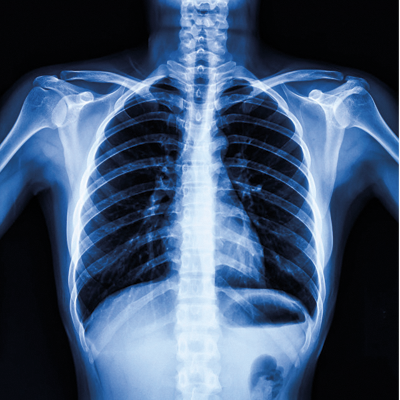
#> input picture LAB2/pictures_src/x-ray.png, 400 x 400 px, found by its file name; its folder holds 5 pictures in this run
$ python main.py   (older library calls are emulated)
#> lines starting #> are read from the running program, lines starting #| are printed output that depends on the picture; after the words box and inside, x2 and y2 are one past the last pixel; in counts of white or black regions, pixels touching at a corner belong together
import os
import numpy as np
import cv2
import copy
import time

input_folder = 'LAB2/pictures_src/'
output_folder = 'LAB2/pictures_results/'

def load_image(image_name):
#> called with image_name = 'x-ray.png'
    return cv2.imread(os.path.join(input_folder, image_name))
#> returned value is the input picture: shape (400, 400, 3); mean B, G, R 112.4, 84.8, 64.5

def save_image(image, image_name):
    output_path = os.path.join(output_folder, image_name)
    cv2.imwrite(output_path, image)

# Приведение изображения к полутоновому
def to_grayscale(image):
    grayscale = 0.299 * image[:, :, 2] + 0.587 * image[:, :, 1] + 0.114 * image[:, :, 0]
    return grayscale.astype(np.uint8)
#> returned value: shape (400, 400)

# Бинаризация изображения
def binarize_image(grayscale_image, threshold=128):
#> called with threshold = 108
    binary_image = grayscale_image > threshold
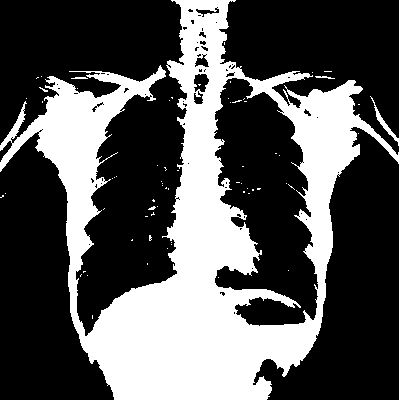
#> binary_image: shape (400, 400) bool; 34% white; 66 white regions (63 under 20 px), largest, box (x1, y1, x2, y2) and area: (0, 0, 400, 400) 54075, (315, 76, 335, 79) 33, (71, 77, 88, 79) 28
    return binary_image.astype(np.uint8) * 255

# Адаптивная бинаризация Брэдли и Рота
def bradley_roth_binarization(image, window_size=15, threshold_coeff=0.85):
    # Преобразование в оттенки серого, если необходимо
#> called with window_size = 15, threshold_coeff = 0.85
    if len(image.shape) == 3:
        gray = cv2.cvtColor(image, cv2.COLOR_BGR2GRAY)
    else:
        gray = image.copy()

    height, width = gray.shape
#> height = 400; width = 400

    # Установка размера окна (1/8 минимального размера изображения)
    if window_size is None:
        window_size = max(1, min(width, height) // 8)

    # Создание интегрального изображения
    integral_image = cv2.integral(gray, cv2.CV_64F)

    # Вычисление половины размера окна
    half_window = window_size // 2

    # Инициализация бинарного изображения
    binary = np.zeros_like(gray, dtype=np.uint8)

    for y in range(height):
        for x in range(width):
            # Определение границ окна
            x1 = max(0, x - half_window)
            x2 = min(width, x + half_window + 1)
            y1 = max(0, y - half_window)
            y2 = min(height, y + half_window + 1)

            # Вычисление суммы в окне
            total = integral_image[y2, x2] - integral_image[y1, x2] - integral_image[y2, x1] + integral_image[y1, x1]

            # Количество пикселей в окне
            count = (x2 - x1) * (y2 - y1)

            # Расчет порога
            threshold = total / count * threshold_coeff

            # Применение порога
            if gray[y, x] < threshold:
                binary[y, x] = 0
            else:
                binary[y, x] = 255
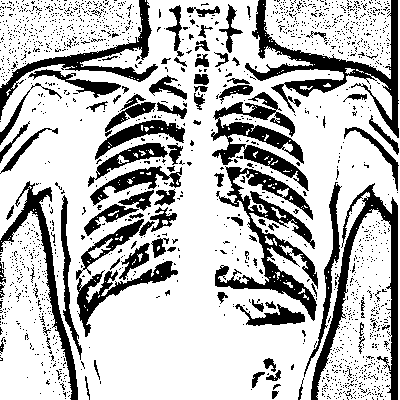
#> binary: shape (400, 400); 73.9% white; 1820 black regions (1729 under 20 px), largest, box (x1, y1, x2, y2) and area: (215, 166, 318, 321) 4644, (245, 0, 399, 138) 4250, (311, 183, 398, 400) 3594

    return binary

image_name = 'x-ray.png'

image = load_image(image_name)

grayscale_image = to_grayscale(image)
save_image(grayscale_image, 'grayscale_' + image_name)

binary_image = binarize_image(grayscale_image, threshold=108)
save_image(binary_image, 'binary_' + image_name)

bradley_roth_binary_image = bradley_roth_binarization(image, window_size=15)
save_image(bradley_roth_binary_image, 'bradley_roth_binary_' + image_name)

image_name = 'text.png'

image = load_image(image_name)
#> call 2 of load_image, with image_name = 'text.png'
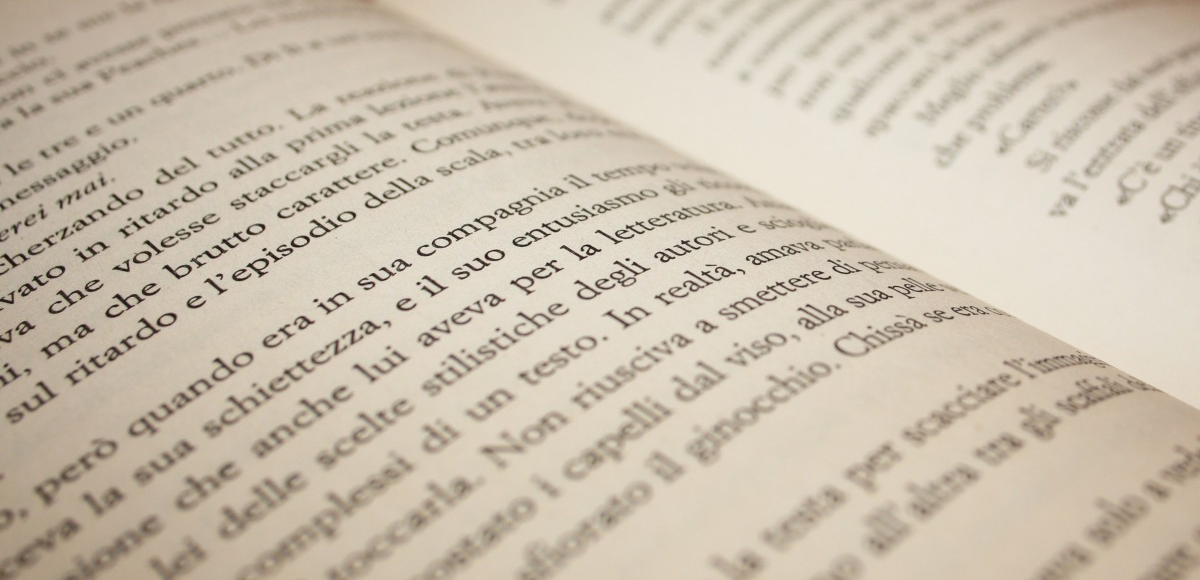
#> input picture LAB2/pictures_src/text.png, 1200 x 580 px, found by its file name
#> in load_image, returned value is the input picture: shape (580, 1200, 3); mean B, G, R 174.3, 191.8, 203.2

grayscale_image = to_grayscale(image)
save_image(grayscale_image, 'grayscale_' + image_name)

binary_image = binarize_image(grayscale_image, threshold=108)
#> in binarize_image (call 2), `binary_image = grayscale_image > threshold`: binary_image: shape (580, 1200) bool; 98% white; black in thin lines or dots, all inside (x1, y1, x2, y2) = (0, 108, 1145, 580)
save_image(binary_image, 'binary_' + image_name)

bernsen_binary_image = bradley_roth_binarization(image, window_size=5)
#> call 2 of bradley_roth_binarization, with window_size = 5, threshold_coeff = 0.85
#> after the loop in bradley_roth_binarization (call 2), `for y in range(height):`:
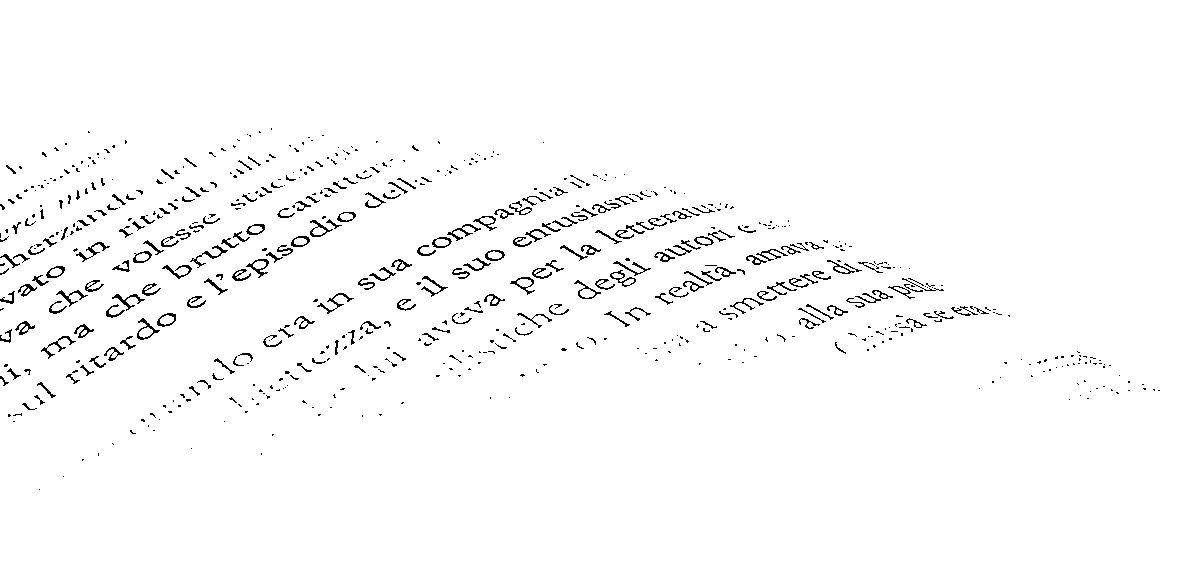
#> binary: shape (580, 1200); 97.9% white; black in thin lines or dots, all inside (x1, y1, x2, y2) = (0, 128, 1160, 490)
save_image(bernsen_binary_image, 'bradley_roth_binary_' + image_name)

image_name = 'photo.png'

image = load_image(image_name)
#> call 3 of load_image, with image_name = 'photo.png'
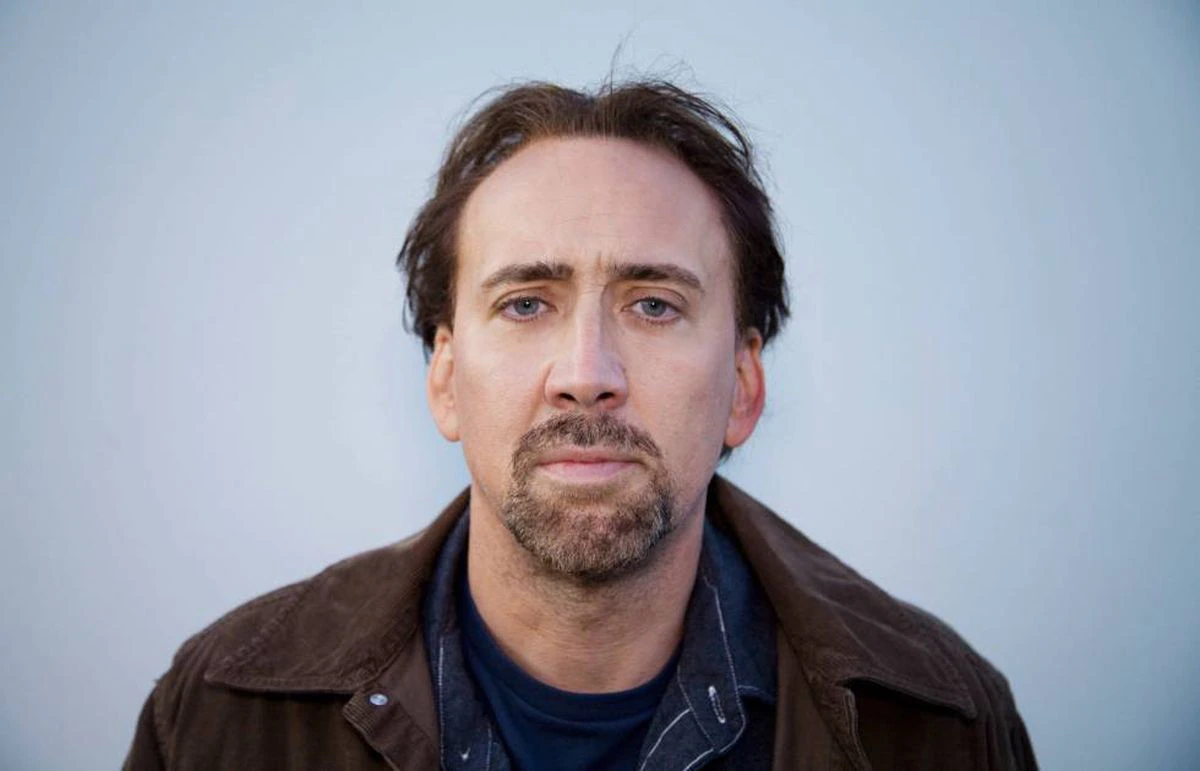
#> input picture LAB2/pictures_src/photo.png, 1200 x 771 px, found by its file name
#> in load_image, returned value is the input picture: shape (771, 1200, 3); mean B, G, R 162.6, 151.4, 148.4

grayscale_image = to_grayscale(image)
save_image(grayscale_image, 'grayscale_' + image_name)

binary_image = binarize_image(grayscale_image, threshold=108)
#> in binarize_image (call 3), `binary_image = grayscale_image > threshold`: binary_image: shape (771, 1200) bool; 77.2% white; 152 black regions (133 under 20 px), largest, box (x1, y1, x2, y2) and area: (121, 466, 1040, 771) 168033, (398, 82, 790, 359) 32626, (547, 390, 662, 459) 2502
save_image(binary_image, 'binary_' + image_name)

bernsen_binary_image = bradley_roth_binarization(image, window_size=5)
#> call 3 of bradley_roth_binarization, with window_size = 5, threshold_coeff = 0.85
#> in bradley_roth_binarization (call 3), `integral_image = cv2.integral(gray, cv2.CV_64F)`:
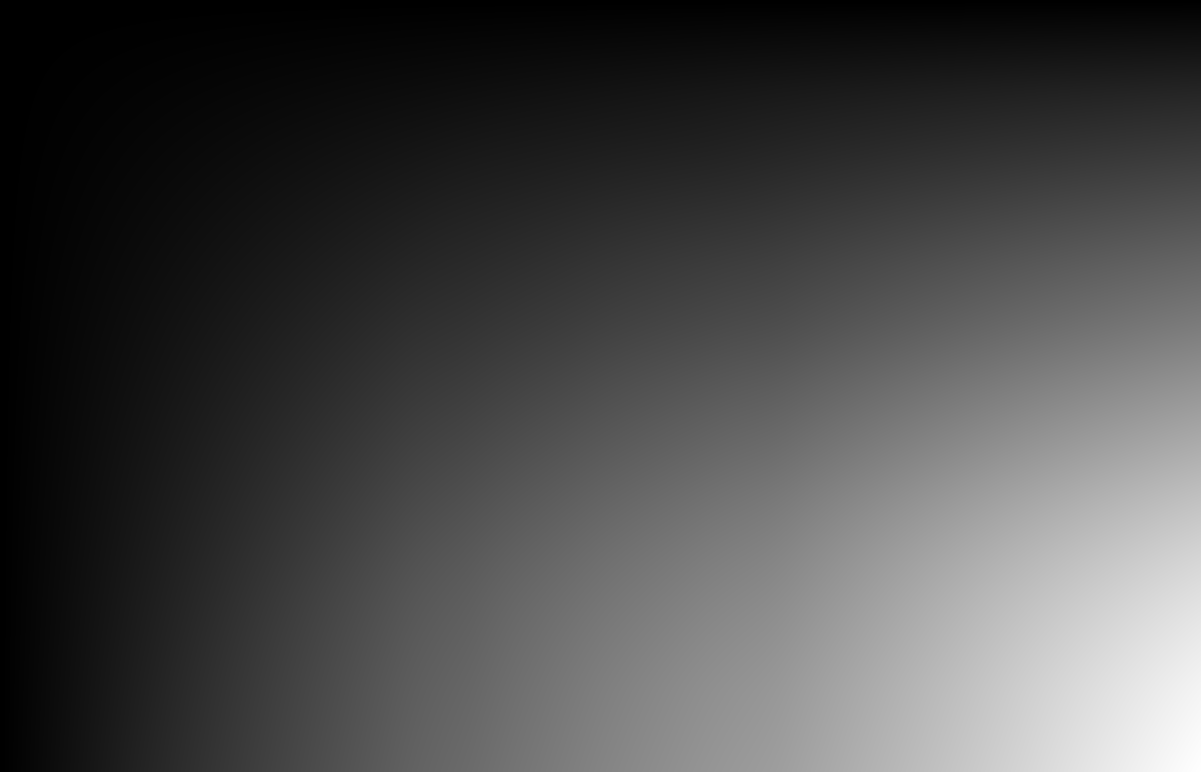
#> integral_image: shape (772, 1201) int32; min 0, max 140436601, mean 40156159; drawn with min black and max white
#> after the loop in bradley_roth_binarization (call 3), `for y in range(height):`:
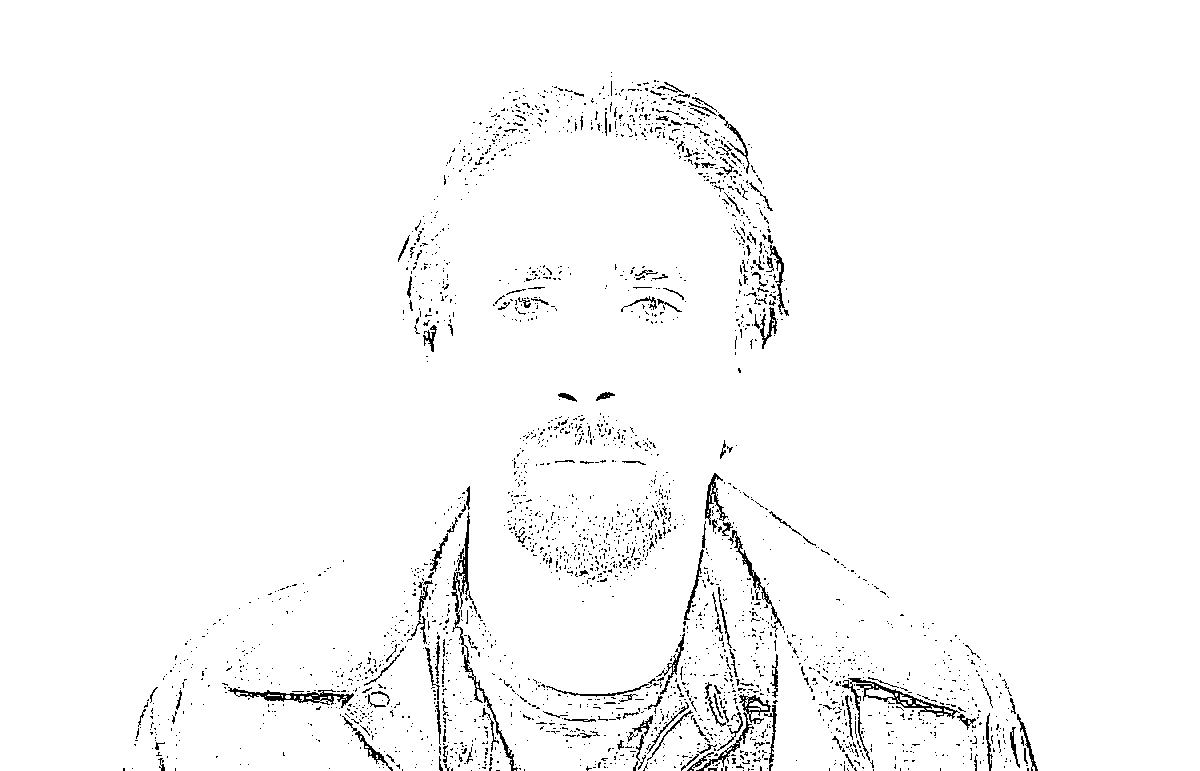
#> binary: shape (771, 1200); 97.6% white; black in thin lines or dots, all inside (x1, y1, x2, y2) = (123, 72, 1038, 771)
save_image(bernsen_binary_image, 'bradley_roth_binary_' + image_name)

image_name = 'map.png'

image = load_image(image_name)

#> (the run stopped early here; a loop or call above may not have finished)
